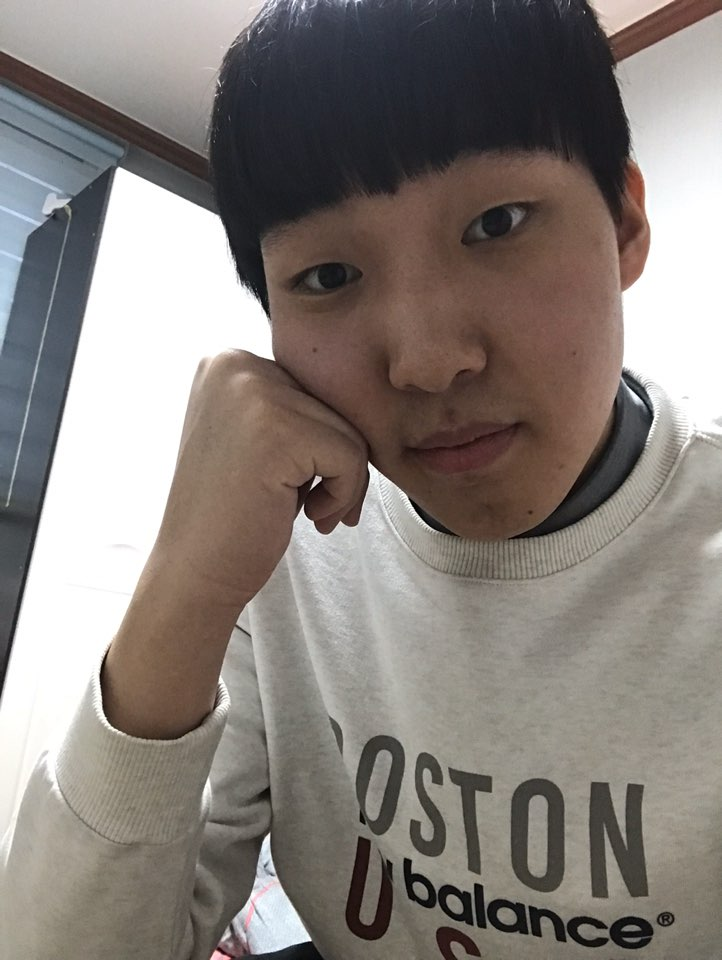
#> input picture images/ltj.jpeg, 722 x 960 px
$ python matplotlib_prac.py
#> lines starting #> are read from the running program, lines starting #| are printed output that depends on the picture
import cv2
from matplotlib import pyplot as plt

img = cv2.imread('images/ltj.jpeg', 1)
#> img is the input picture: shape (960, 722, 3); mean B, G, R 121.7, 126.7, 134.1

b, g, r = cv2.split(img)
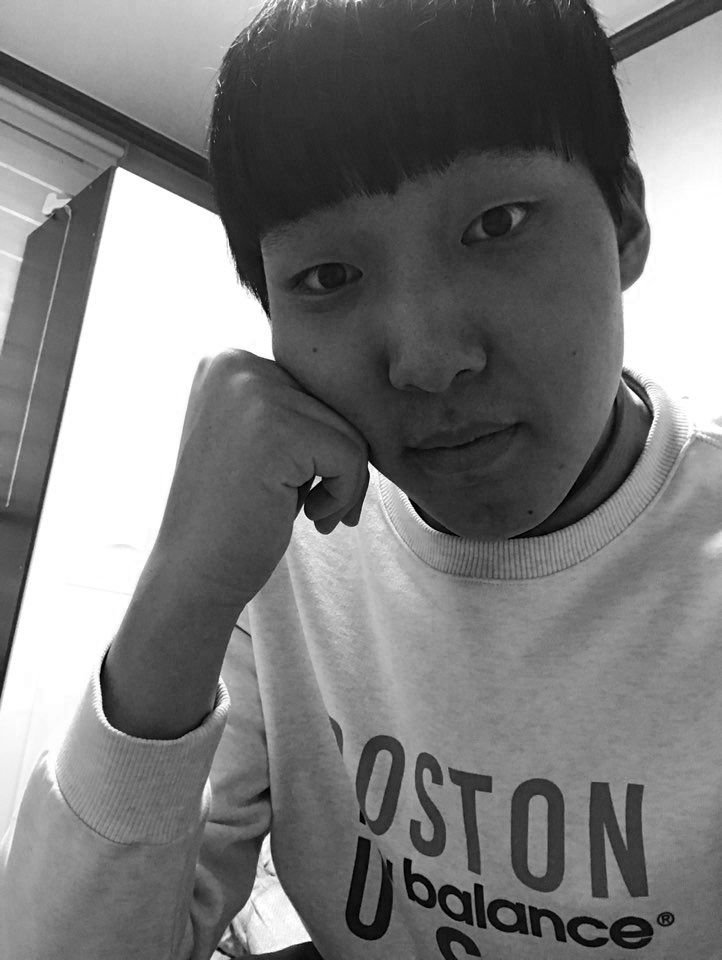
#> b: shape (960, 722); min 0, max 255, mean 121.7
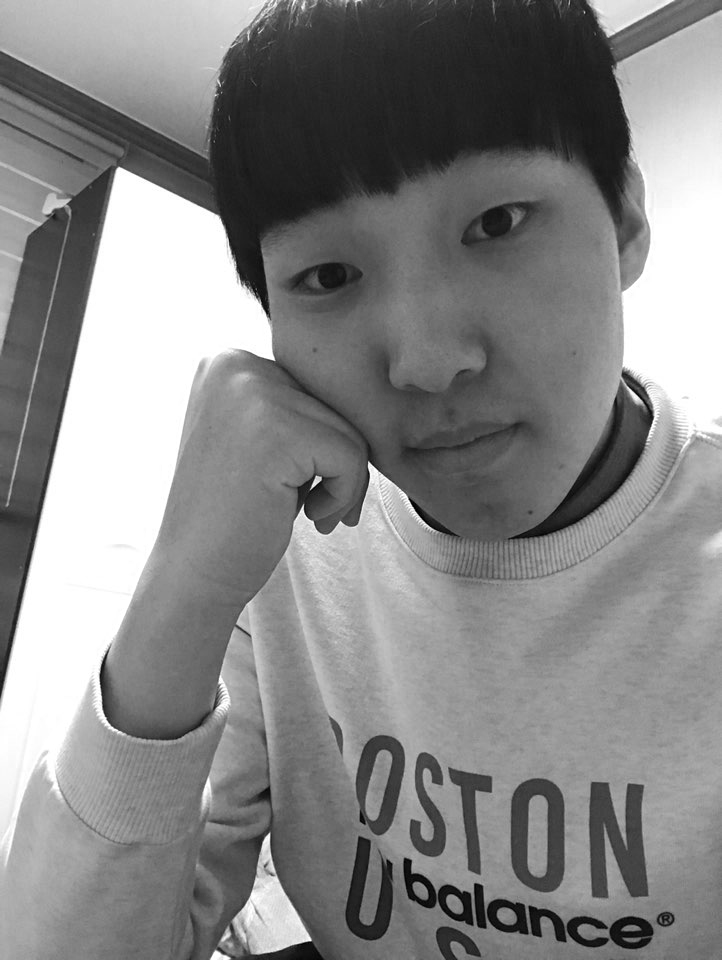
#> r: shape (960, 722); min 0, max 255, mean 134.1
img = cv2.merge([r, g, b])

plt.imshow(img)
plt.xticks([])
plt.yticks([])
plt.show()

$ run again, with images/myphoto.jpeg copied over images/ltj.jpeg
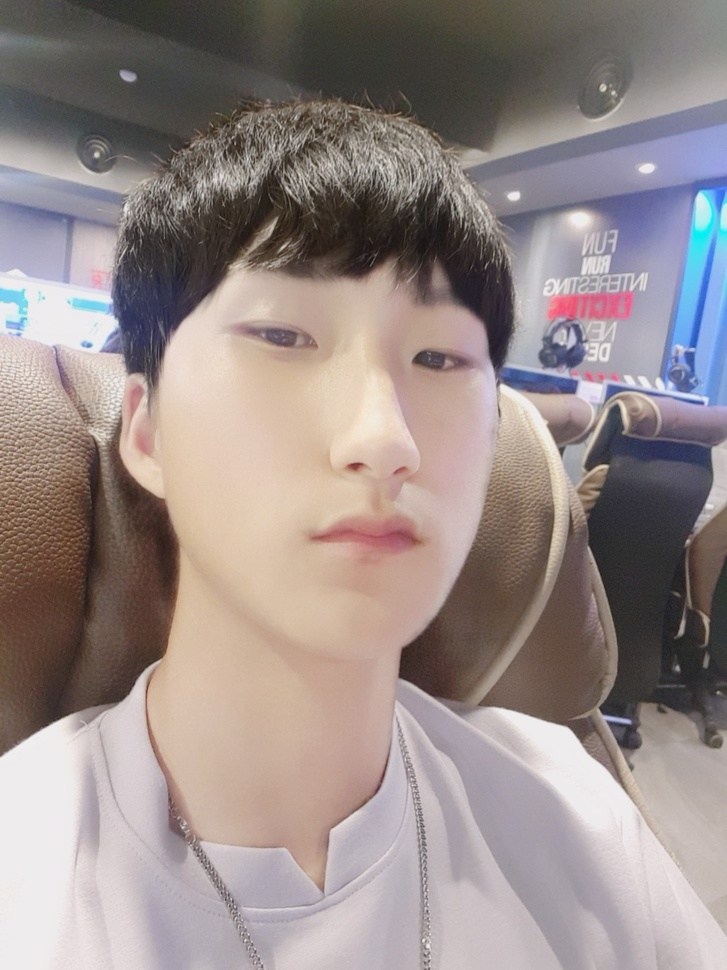
#> input picture images/myphoto.jpeg, 727 x 970 px, shrunk from 1080 x 1440 before the run
#> img is the input picture: shape (970, 727, 3); mean B, G, R 137.5, 139.7, 151.6
#> `b, g, r = cv2.split(img)`:
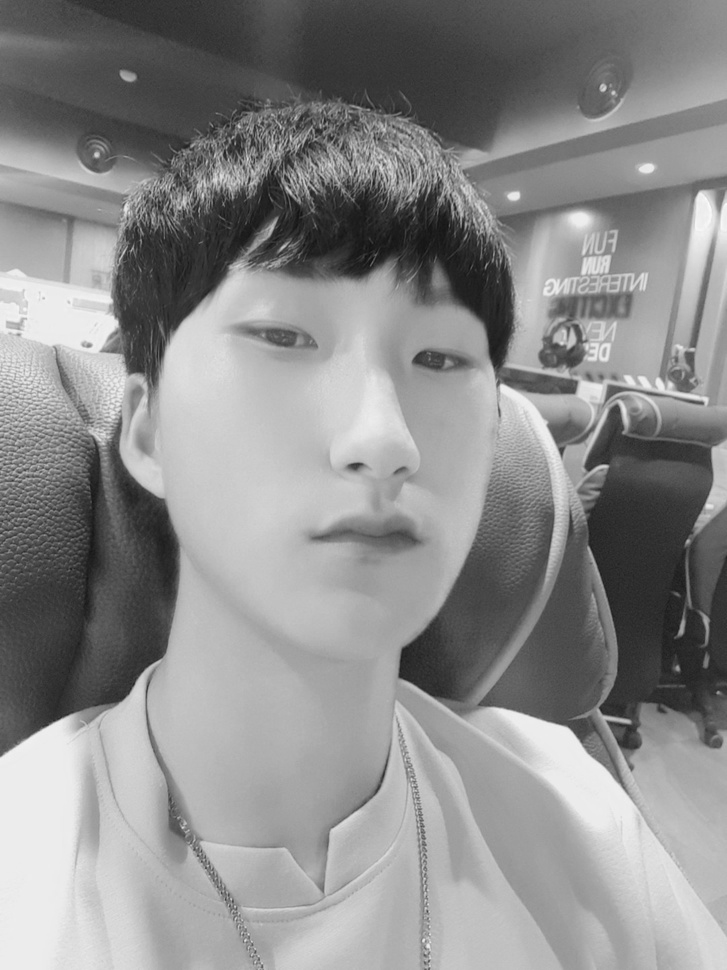
#> g: shape (970, 727); min 17, max 253, mean 139.7
#> `b, g, r = cv2.split(img)`:
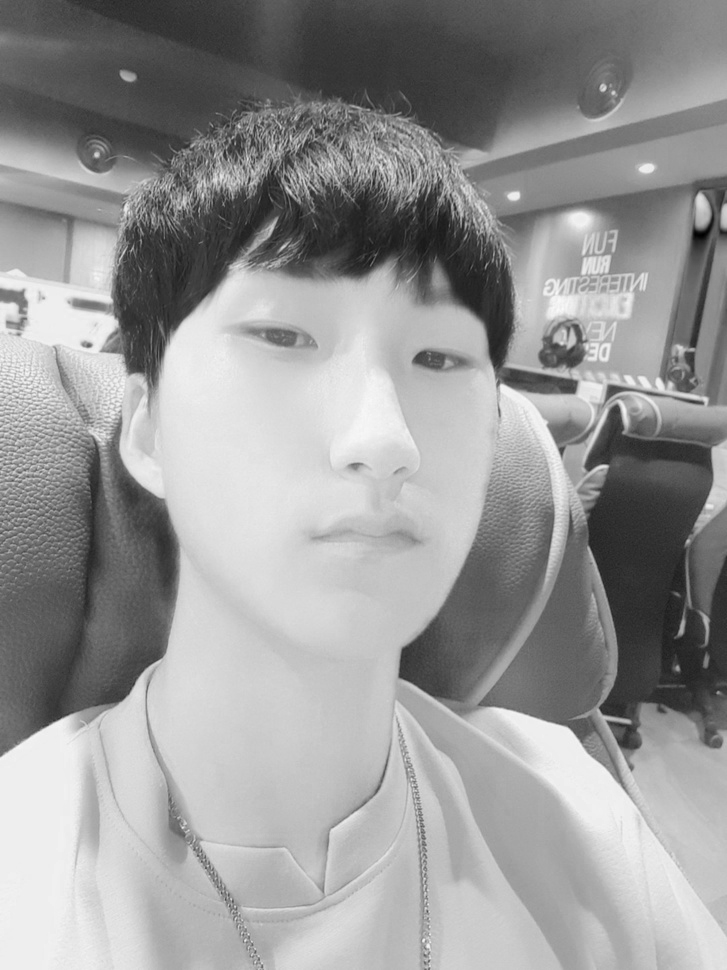
#> r: shape (970, 727); min 0, max 251, mean 151.6
